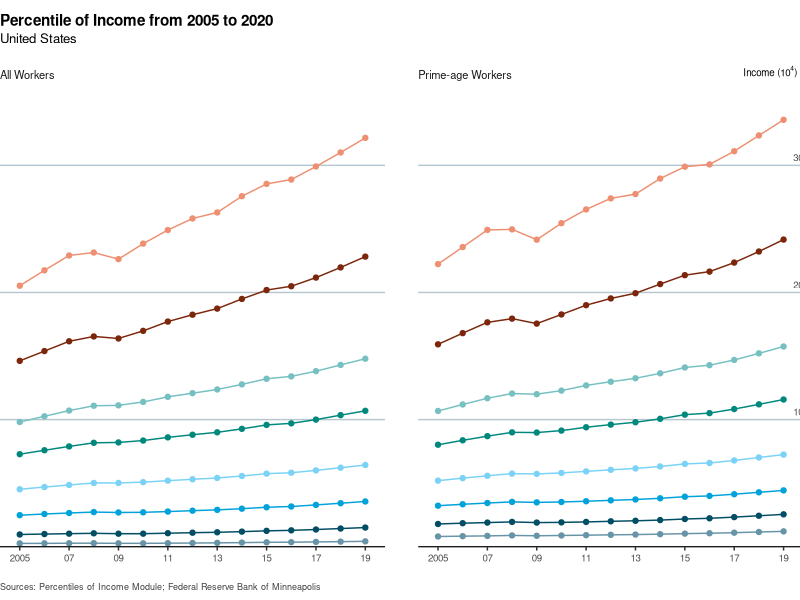
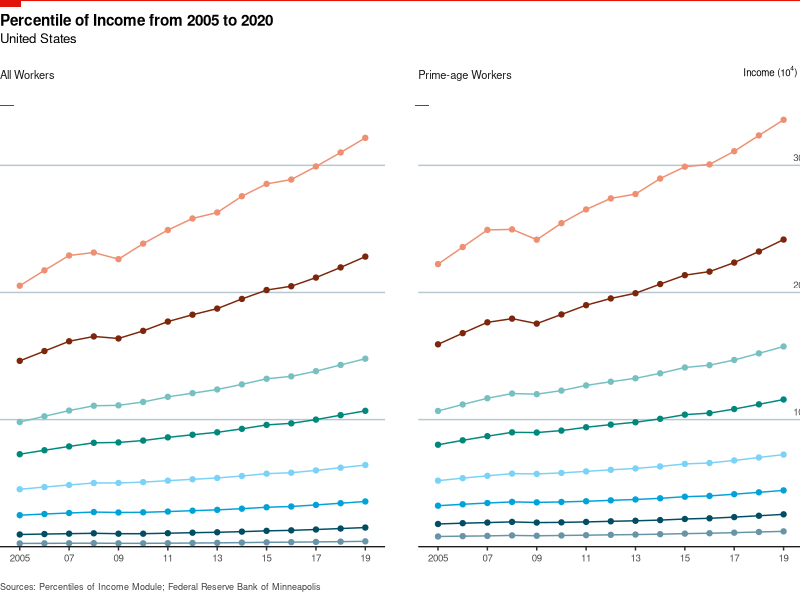

Here is the R script that generated these plots, in order:
# This code is used for drawing the percentile of income from 2005 to 2019

# load packages
library(ggplot2)
library(ggthemes)
library(ggtext)
library(grid)

# load data
df = read.csv("data/derived/01_pctl_of_income_US.csv")

# drawing the line plot
p = ggplot(df) + 
  geom_line(aes(x = year, y = value, col = Percentile)) + ## add line
  geom_point(aes(x = year, y = value, col = Percentile)) + ## add point
  facet_wrap(~ samp) + ## facet by `samp` variable
  ## add title, subtitle, caption and axis titles
  labs(title = "Percentile of Income from 2005 to 2020",
       subtitle = "United States",
       x = "", y = expression("Income (10" ^ 4* ")"),
       caption = "Sources: Percentiles of Income Module; Federal Reserve Bank of Minneapolis") +
  ## adjust texts and breaks in x-axis and y-axis
  scale_x_continuous(expand = c(0, 0.8), 
                     breaks = seq(2005, 2020, 2),
                     labels = c("2005", "07", "09", "11", 
                               "13", "15", "17", "19")) + 
  scale_y_continuous(position = "right",
                     expand = c(0, 0),
                     limits = c(0, 345000),
                     breaks = seq(0, 340000, 100000),
                     labels = c("", "10", "20", "30")) + 
  ## change line colour
  scale_colour_economist() + 
  theme(
    ## set plot margin
    plot.margin = margin(t = 0, r = 2, b = 0, l = 0, unit = "pt"),
    
    ## remove background colour
    plot.background = element_rect(fill = "white"),
    
    ## adjust panel title and relative space
    strip.background = element_rect(color = NA, fill = NA), 
    strip.placement = "outside",
    strip.text = element_text(size = 8, margin = margin(6, 0 ,20, 0), 
                              hjust = 0, family = "sans"),
    strip.clip = "off",
    
    ## adjust space between panels 
    ## remove background colour
    ## remove unnecessary grid line and adjust grid line 
    panel.spacing.x = unit(24, "pt"),
    panel.background = element_rect(fill = "white"),
    panel.grid.major.x = element_blank(),
    panel.grid.minor.x = element_blank(),
    panel.grid.major.y = element_line(color = "#B7C6CF", linewidth = unit(.5, "pt")),
    panel.grid.minor.y = element_blank(),
    
    ## adjust legend
    ## remove background colour, text size, 
    ## remove title, change position and adjust space
    legend.background = element_blank(), 
    legend.text = element_text(size = 9, family = "sans"),
    legend.title = element_blank(),
    legend.key = element_blank(),
    legend.position = c(.87, 1.37),
    legend.spacing.x = unit(2, "pt"),
    legend.spacing.y = unit(1, "pt"),
    
    ## adjust axis text size, axis line colour and y-axis title 
    axis.text.x = element_text(size = 7, family = "sans"),
    axis.line.x  = element_line(color = "black", linewidth = unit(.4, "pt")),
    axis.ticks.y = element_blank(),
    axis.text.y.right = element_text(hjust = -1.3, vjust = -.5, 
                                     size = 7, family = "sans"),
    axis.title.y.right = element_text(vjust = 1.1, hjust = -1, angle = 0,
                                      size = 7, family = "sans",
                                      margin = margin(l = -65)),
    
    ## adjust title/subtitle/caption size, position, face, colour and space
    plot.title = element_text(size = 11, hjust = 0, face = "bold", 
                              family = "sans",
                              margin = margin(10, 0, 1.5, 0, "pt")),
    plot.subtitle = element_text(size = 9.5, hjust = 0, family = "sans",
                                 margin = margin(1, 0, 10, 0)),
    plot.caption = element_text(hjust = 0, vjust = 5, size = 6.5, colour = "#404040")) +
  # make legend become 2 rows
  guides(colour = guide_legend(nrow = 2, byrow = TRUE)) 

# Generate a ggplot2 plot grob.
p_grob <- ggplotGrob(p)

# open device to save plot
png("outputs/pctl_of_income_US/01_pctl_of_income_US_lineplot.png", 
    width = 8.5, height = 3.5, units = "in",
    res = 300)
## draw the grob
grid.draw(p_grob)
## add rotated tag
grid.lines(x = c(0, 1), y = 1, gp = gpar(col = "#E3120B", 
                                         lwd = unit(2, "points"))) 
grid.rect(x = unit(0, "npc"), y = 1, 
          width = unit(15, "points"), height = unit(5, "points"), 
          just = c("left", "top"),
          gp = gpar(fill = "#E3120B", lwd = 0))
## add marker for panels
grid.rect(x = 0, y = unit(.825, "npc"),
          width = unit(10, "points"), height = unit(1, "points"), 
          just = c("left", "top"),
          gp = gpar(fill = "#E3120B", lwd = 0))
grid.rect(x = unit(0.5, "npc") + unit(31, "points"), y = unit(.825, "npc"),
          width = unit(10, "points"), height = unit(1, "points"), 2, 
          just = c("left", "top"),
          gp = gpar(fill = "#E3120B", lwd = 0))
# Close the device
dev.off()


